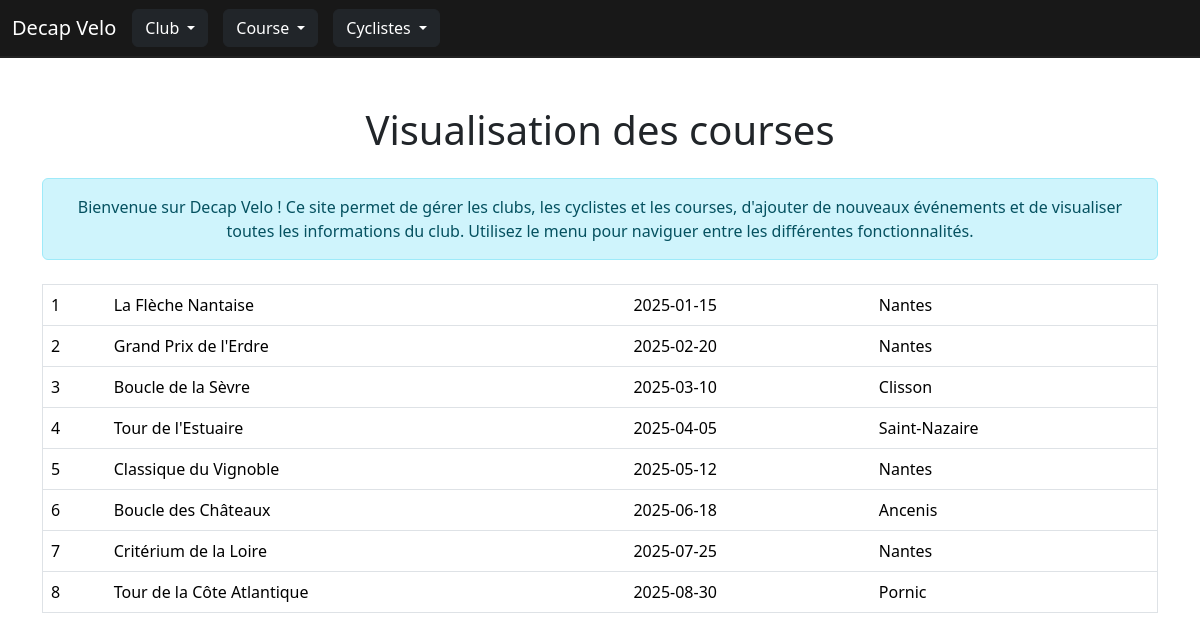
The app's page /course-visualiser.php with its own data.
### tables this page shows
CREATE TABLE COURSE (
    id INT NOT NULL,
    libelle CHAR(50) NOT NULL,
    dateCourse DATE NOT NULL,
    ville CHAR(50) NOT NULL,
	CONSTRAINT pk_COURSE PRIMARY KEY (id)
);

### accesBD.php (the view, shortened to what this page needs)
<!DOCTYPE html>
<html lang="en">
<head>
	<link href="https://cdn.jsdelivr.net/npm/bootstrap@5.3.8/dist/css/bootstrap.min.css" rel="stylesheet">
</head>
<body>
<?php
	function chargement($uneTable)
	{
		$lesInfos = null;
		$nbTuples = 0;
		$conn = new PDO("mysql:dbname=ap2_velo_ugo;host=127.0.0.1", 'root', 'usersio');
		$resultatRequete = $conn->prepare('SELECT * FROM ' . $uneTable);
		if ($resultatRequete->execute()) {
			while ($ligneCourante = $resultatRequete->fetch(PDO::FETCH_NUM)) {
				$lesInfos[$nbTuples] = $ligneCourante;
				$nbTuples++;
			}
		} else {
			die('Problème dans chargement : ' . $resultatRequete->errorCode());
		}
		return $lesInfos;
	}
	function nombreTuples($uneTable)
	{
		$nbTuples = 0;
		$conn = new PDO("mysql:dbname=ap2_velo_ugo;host=127.0.0.1", 'root', 'usersio');
		$resultatRequete = $conn->prepare('SELECT * FROM ' . $uneTable);
		if ($resultatRequete->execute()) {
			while ($ligneCourante = $resultatRequete->fetch(PDO::FETCH_NUM)) {
				$nbTuples++;
			}
		} else {
			die('Problème dans chargement : ' . $resultatRequete->errorCode());
		}
		return $nbTuples;
	}
	function visualiserCourse($uneTable)
	{
			$tableauDesClients=chargement($uneTable);
			$nbr = nombreTuples($uneTable);
			echo '<table class="table table-hover" border="1">';
			for ($i=0;$i<$nbr;$i++)
			{	echo '<tr>';
				echo '<td>'.$tableauDesClients[$i][0].'</td><td>'.$tableauDesClients[$i][1].'</td><td>'.$tableauDesClients[$i][2].'</td><td>'.$tableauDesClients[$i][3].'</td>';
				echo '</tr>';
			}
			echo '</table>';
	}
?>
</body>
</html>

### course-visualiser.php (shortened to what this page needs)
<!DOCTYPE html>
<html lang="en">
<head>
    <link rel="stylesheet" href="style.css">
</head>
<body>
	<nav class="navbar navbar-expand-lg navbar-dark bg-dark">
  		<div class="container-fluid">
    		<a class="navbar-brand" href="index.php">Decap Velo</a>
    		<div class="collapse navbar-collapse" id="navbarNavDarkDropdown">
      		<ul class="navbar-nav">
        		<li class="nav-item-dropdown">
          		<button class="btn btn-dark dropdown-toggle" data-bs-toggle="dropdown" aria-expanded="false">Club</button>
        		</li>
        		<li class="nav-item-dropdown">
          		<button class="btn btn-dark dropdown-toggle" data-bs-toggle="dropdown" aria-expanded="false">Course</button>
        		</li>
                <li class="nav-item-dropdown">
                    <button class="btn btn-dark dropdown-toggle" data-bs-toggle="dropdown" aria-expanded="false">Cyclistes</button>
                </li>
      		</ul>
    		</div>
  		</div>
	</nav>
    <div class="container mt-5">
        <h1 class="text-center mb-4">Visualisation des courses</h1>
        <div class="alert alert-info text-center mb-4">
            Bienvenue sur Decap Velo ! Ce site permet de gérer les clubs, les cyclistes et les courses, d'ajouter de nouveaux événements et de visualiser toutes les informations du club. Utilisez le menu pour naviguer entre les différentes fonctionnalités.
        </div>
        <div class="d-flex justify-content-center">
        <?php
        include 'accesBD.php';
        visualiserCourse('course');
        ?>
        </div>
    </div>
</body>
</html>

### style.css (style rules this page uses)
body { background: #181818; color: #fff; }
.navbar, .navbar-dark.bg-dark { background: #181818 !important; border-bottom: 2px solid #222; }
.navbar-brand, .navbar-nav .nav-link, .navbar-nav .btn { color: #fff !important; }
.nav-item-dropdown { position: relative; margin-right: 15px; }
.navbar-nav { position: relative; }
.navbar-nav .dropdown-toggle::after { margin-left: 0.5em; }

### records on screen
course: id "1", libelle "La Flèche Nantaise", dateCourse "2025-01-15", ville "Nantes"
course: id "2", libelle "Grand Prix de l'Erdre", dateCourse "2025-02-20", ville "Nantes"
course: id "3", libelle "Boucle de la Sèvre", dateCourse "2025-03-10", ville "Clisson"
course: id "4", libelle "Tour de l'Estuaire", dateCourse "2025-04-05", ville "Saint-Nazaire"
course: id "5", libelle "Classique du Vignoble", dateCourse "2025-05-12", ville "Nantes"
course: id "6", libelle "Boucle des Châteaux", dateCourse "2025-06-18", ville "Ancenis"
course: id "7", libelle "Critérium de la Loire", dateCourse "2025-07-25", ville "Nantes"
course: id "8", libelle "Tour de la Côte Atlantique", dateCourse "2025-08-30", ville "Pornic"
